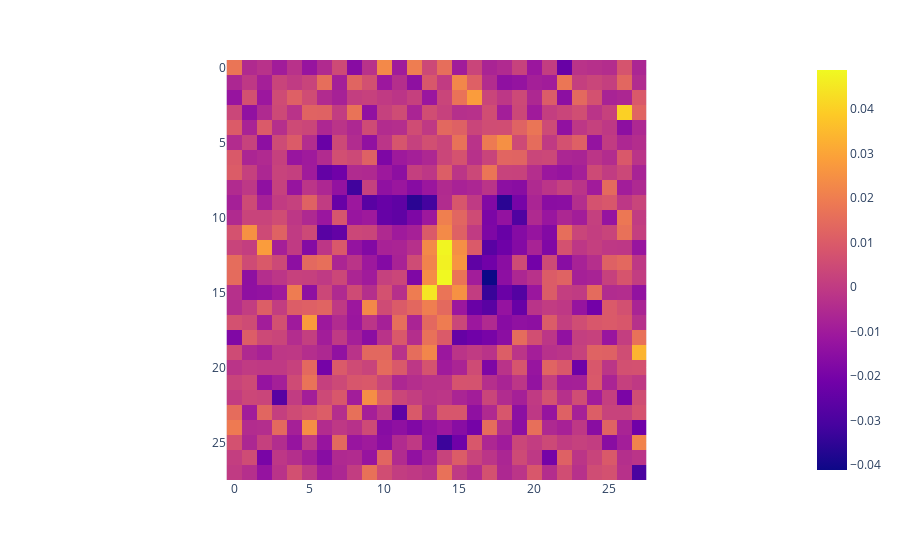

The notebook cell saved with this chart:
### Markdown cell above
### Visualizing the weights

Did you notice that we have as many weights as we have pixels in our image? Recall the logistic regression model:

$$f_\theta(\mathbf{x}_i) = \sigma(\mathbf{a}^\top\mathbf{x}_i + b)\,,$$

This suggests that we can reshape the set of weights (just the $\mathbf{a}$) as an image, and have a look at them!

### Code cell
px.imshow(theta[:-1].reshape(28, 28))

### Figure 1 — Plotly figure (JSON) as saved in the notebook; plotly's stock layout.template omitted (floating-point values rounded to 4 significant figures; data arrays with more than 128 entries replaced by an {"elided": "..."} marker saying what was removed)
{"data": [{"coloraxis": "coloraxis", "hovertemplate": "x: %{x}<br>y: %{y}<br>color: %{z}<extra></extra>", "name": "0", "type": "heatmap", "xaxis": "x", "yaxis": "y", "z": {"elided": "28x28 float values"}}], "layout": {"coloraxis": {"colorscale": [[0, "#0d0887"], [0.1111, "#46039f"], [0.2222, "#7201a8"], [0.3333, "#9c179e"], [0.4444, "#bd3786"], [0.5556, "#d8576b"], [0.6667, "#ed7953"], [0.7778, "#fb9f3a"], [0.8889, "#fdca26"], [1, "#f0f921"]]}, "margin": {"t": 60}, "xaxis": {"anchor": "y", "constrain": "domain", "domain": [0, 1], "scaleanchor": "y"}, "yaxis": {"anchor": "x", "autorange": "reversed", "constrain": "domain", "domain": [0, 1]}}}
